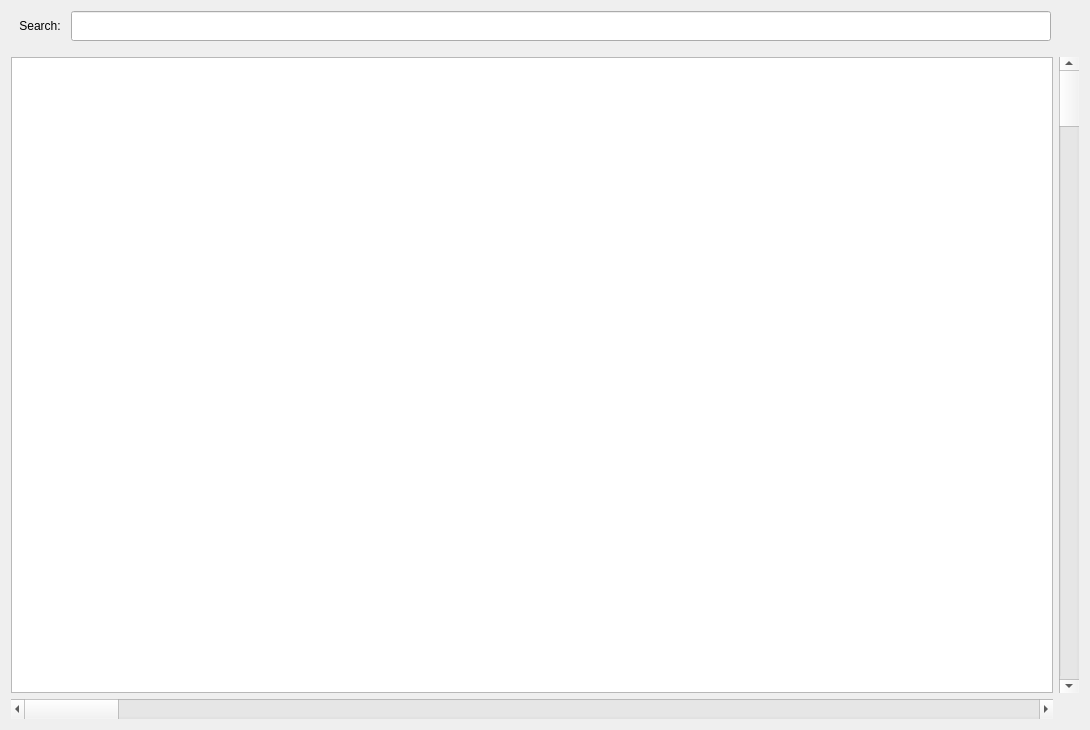
<?xml version="1.0" encoding="UTF-8"?>
<ui version="4.0">
 <class>Form</class>
 <widget class="QWidget" name="Form">
  <property name="geometry">
   <rect>
    <x>0</x>
    <y>0</y>
    <width>1090</width>
    <height>730</height>
   </rect>
  </property>
  <property name="sizePolicy">
   <sizepolicy hsizetype="Fixed" vsizetype="Fixed">
    <horstretch>0</horstretch>
    <verstretch>0</verstretch>
   </sizepolicy>
  </property>
  <property name="minimumSize">
   <size>
    <width>1090</width>
    <height>730</height>
   </size>
  </property>
  <property name="maximumSize">
   <size>
    <width>1090</width>
    <height>730</height>
   </size>
  </property>
  <property name="windowTitle">
   <string>Form</string>
  </property>
  <layout class="QVBoxLayout" name="verticalLayout_3">
   <item>
    <layout class="QVBoxLayout" name="verticalLayout_2">
     <property name="bottomMargin">
      <number>0</number>
     </property>
     <item>
      <layout class="QHBoxLayout" name="horizontalLayout">
       <property name="leftMargin">
        <number>4</number>
       </property>
       <property name="rightMargin">
        <number>28</number>
       </property>
       <property name="bottomMargin">
        <number>10</number>
       </property>
       <item>
        <widget class="QLabel" name="label">
         <property name="minimumSize">
          <size>
           <width>50</width>
           <height>0</height>
          </size>
         </property>
         <property name="maximumSize">
          <size>
           <width>50</width>
           <height>16777215</height>
          </size>
         </property>
         <property name="text">
          <string>Search:</string>
         </property>
         <property name="alignment">
          <set>Qt::AlignCenter</set>
         </property>
        </widget>
       </item>
       <item>
        <widget class="QLineEdit" name="lineEdit">
         <property name="minimumSize">
          <size>
           <width>30</width>
           <height>30</height>
          </size>
         </property>
        </widget>
       </item>
      </layout>
     </item>
     <item>
      <layout class="QVBoxLayout" name="verticalLayout">
       <item>
        <layout class="QHBoxLayout" name="horizontalLayout_3">
         <item>
          <widget class="QTableView" name="tableView"/>
         </item>
         <item>
          <widget class="QScrollBar" name="verticalScrollBar">
           <property name="minimumSize">
            <size>
             <width>20</width>
             <height>0</height>
            </size>
           </property>
           <property name="orientation">
            <enum>Qt::Vertical</enum>
           </property>
          </widget>
         </item>
        </layout>
       </item>
       <item>
        <layout class="QHBoxLayout" name="horizontalLayout_2">
         <item>
          <widget class="QScrollBar" name="horizontalScrollBar">
           <property name="minimumSize">
            <size>
             <width>0</width>
             <height>20</height>
            </size>
           </property>
           <property name="orientation">
            <enum>Qt::Horizontal</enum>
           </property>
          </widget>
         </item>
         <item>
          <spacer name="horizontalSpacer">
           <property name="orientation">
            <enum>Qt::Horizontal</enum>
           </property>
           <property name="sizeType">
            <enum>QSizePolicy::Fixed</enum>
           </property>
           <property name="sizeHint" stdset="0">
            <size>
             <width>26</width>
             <height>20</height>
            </size>
           </property>
          </spacer>
         </item>
        </layout>
       </item>
      </layout>
     </item>
    </layout>
   </item>
  </layout>
 </widget>
 <resources/>
 <connections/>
</ui>
